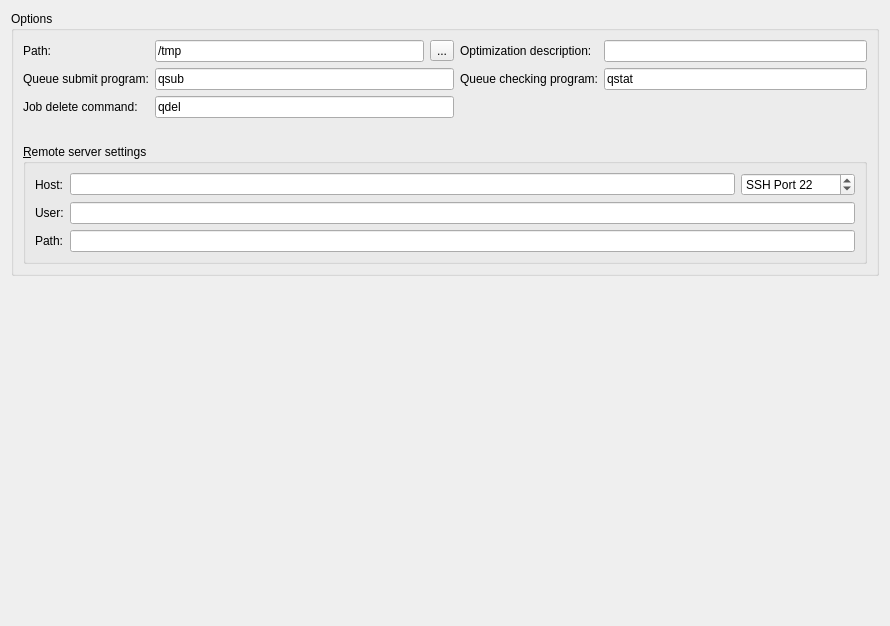
<?xml version="1.0" encoding="UTF-8"?>
<ui version="4.0">
 <class>Tab_Sys</class>
 <widget class="QWidget" name="Tab_Sys">
  <property name="geometry">
   <rect>
    <x>0</x>
    <y>0</y>
    <width>890</width>
    <height>626</height>
   </rect>
  </property>
  <property name="windowTitle">
   <string>Form</string>
  </property>
  <layout class="QGridLayout" name="gridLayout">
   <item row="0" column="0">
    <widget class="QGroupBox" name="groupBox_3">
     <property name="title">
      <string>Options</string>
     </property>
     <layout class="QGridLayout" name="gridLayout_6">
      <item row="1" column="0">
       <widget class="QLabel" name="label_launch">
        <property name="toolTip">
         <string>Command used to submit jobs to the PBS queue. Usually qsub.</string>
        </property>
        <property name="text">
         <string>Queue submit program:</string>
        </property>
        <property name="buddy">
         <cstring>edit_qsub</cstring>
        </property>
       </widget>
      </item>
      <item row="4" column="0" colspan="6">
       <widget class="QGroupBox" name="cb_remote">
        <property name="title">
         <string>&amp;Remote server settings</string>
        </property>
        <property name="checkable">
         <bool>false</bool>
        </property>
        <property name="checked">
         <bool>false</bool>
        </property>
        <layout class="QGridLayout" name="gridLayout_2">
         <item row="0" column="0">
          <widget class="QLabel" name="label_18">
           <property name="text">
            <string>Host:</string>
           </property>
           <property name="buddy">
            <cstring>edit_host</cstring>
           </property>
          </widget>
         </item>
         <item row="0" column="1">
          <widget class="QLineEdit" name="edit_host"/>
         </item>
         <item row="0" column="2">
          <widget class="QSpinBox" name="spin_port">
           <property name="prefix">
            <string>SSH Port </string>
           </property>
           <property name="maximum">
            <number>99999</number>
           </property>
           <property name="value">
            <number>22</number>
           </property>
          </widget>
         </item>
         <item row="1" column="0">
          <widget class="QLabel" name="label_19">
           <property name="text">
            <string>User:</string>
           </property>
           <property name="buddy">
            <cstring>edit_username</cstring>
           </property>
          </widget>
         </item>
         <item row="1" column="1" colspan="2">
          <widget class="QLineEdit" name="edit_username"/>
         </item>
         <item row="2" column="0">
          <widget class="QLabel" name="label_20">
           <property name="text">
            <string>Path:</string>
           </property>
           <property name="buddy">
            <cstring>edit_rempath</cstring>
           </property>
          </widget>
         </item>
         <item row="2" column="1" colspan="2">
          <widget class="QLineEdit" name="edit_rempath"/>
         </item>
        </layout>
       </widget>
      </item>
      <item row="1" column="5">
       <widget class="QLineEdit" name="edit_qstat">
        <property name="toolTip">
         <string>Command used to check the PBS queue. Use qstat.</string>
        </property>
        <property name="text">
         <string>qstat</string>
        </property>
       </widget>
      </item>
      <item row="0" column="0">
       <widget class="QLabel" name="label_path">
        <property name="toolTip">
         <string>Local path where files are to be written.</string>
        </property>
        <property name="text">
         <string>Path:</string>
        </property>
        <property name="buddy">
         <cstring>edit_path</cstring>
        </property>
       </widget>
      </item>
      <item row="0" column="1" colspan="2">
       <widget class="QLineEdit" name="edit_path">
        <property name="toolTip">
         <string>Local path where files are to be written.</string>
        </property>
        <property name="text">
         <string>/tmp</string>
        </property>
       </widget>
      </item>
      <item row="1" column="4">
       <widget class="QLabel" name="label_check">
        <property name="toolTip">
         <string>Command used to check the PBS queue. Use qstat.</string>
        </property>
        <property name="text">
         <string>Queue checking program:</string>
        </property>
        <property name="buddy">
         <cstring>edit_qstat</cstring>
        </property>
       </widget>
      </item>
      <item row="0" column="5">
       <widget class="QLineEdit" name="edit_description">
        <property name="toolTip">
         <string>Base name of individual structure files.

Final name will be: 
[base name][generation number]x[id number]</string>
        </property>
        <property name="text">
         <string/>
        </property>
       </widget>
      </item>
      <item row="0" column="4">
       <widget class="QLabel" name="label_description">
        <property name="toolTip">
         <string>Base name of individual structure files.

Final name will be: 
[base name][generation number]x[id number]</string>
        </property>
        <property name="text">
         <string>Optimization description:</string>
        </property>
        <property name="buddy">
         <cstring>edit_description</cstring>
        </property>
       </widget>
      </item>
      <item row="2" column="0">
       <widget class="QLabel" name="label_qdel">
        <property name="toolTip">
         <string>Command used to delete jobs from the queue. Usually qdel.</string>
        </property>
        <property name="text">
         <string>Job delete command:</string>
        </property>
        <property name="buddy">
         <cstring>edit_qdel</cstring>
        </property>
       </widget>
      </item>
      <item row="0" column="3">
       <widget class="QToolButton" name="push_path">
        <property name="text">
         <string>...</string>
        </property>
       </widget>
      </item>
      <item row="1" column="1" colspan="3">
       <widget class="QLineEdit" name="edit_qsub">
        <property name="toolTip">
         <string>Command used to submit jobs to the PBS queue. Usually qsub.</string>
        </property>
        <property name="text">
         <string>qsub</string>
        </property>
       </widget>
      </item>
      <item row="2" column="1" colspan="3">
       <widget class="QLineEdit" name="edit_qdel">
        <property name="toolTip">
         <string>Command used to delete jobs from the queue. Usually qdel.</string>
        </property>
        <property name="text">
         <string>qdel</string>
        </property>
       </widget>
      </item>
      <item row="3" column="1">
       <spacer name="horizontalSpacer">
        <property name="orientation">
         <enum>Qt::Horizontal</enum>
        </property>
        <property name="sizeHint" stdset="0">
         <size>
          <width>40</width>
          <height>20</height>
         </size>
        </property>
       </spacer>
      </item>
      <item row="3" column="5">
       <spacer name="horizontalSpacer_2">
        <property name="orientation">
         <enum>Qt::Horizontal</enum>
        </property>
        <property name="sizeHint" stdset="0">
         <size>
          <width>40</width>
          <height>20</height>
         </size>
        </property>
       </spacer>
      </item>
     </layout>
    </widget>
   </item>
   <item row="1" column="0">
    <spacer name="verticalSpacer">
     <property name="orientation">
      <enum>Qt::Vertical</enum>
     </property>
     <property name="sizeHint" stdset="0">
      <size>
       <width>20</width>
       <height>40</height>
      </size>
     </property>
    </spacer>
   </item>
  </layout>
 </widget>
 <tabstops>
  <tabstop>edit_path</tabstop>
  <tabstop>edit_description</tabstop>
  <tabstop>edit_qsub</tabstop>
  <tabstop>edit_qstat</tabstop>
  <tabstop>cb_remote</tabstop>
  <tabstop>edit_host</tabstop>
  <tabstop>edit_username</tabstop>
  <tabstop>edit_rempath</tabstop>
 </tabstops>
 <resources/>
 <connections/>
</ui>
